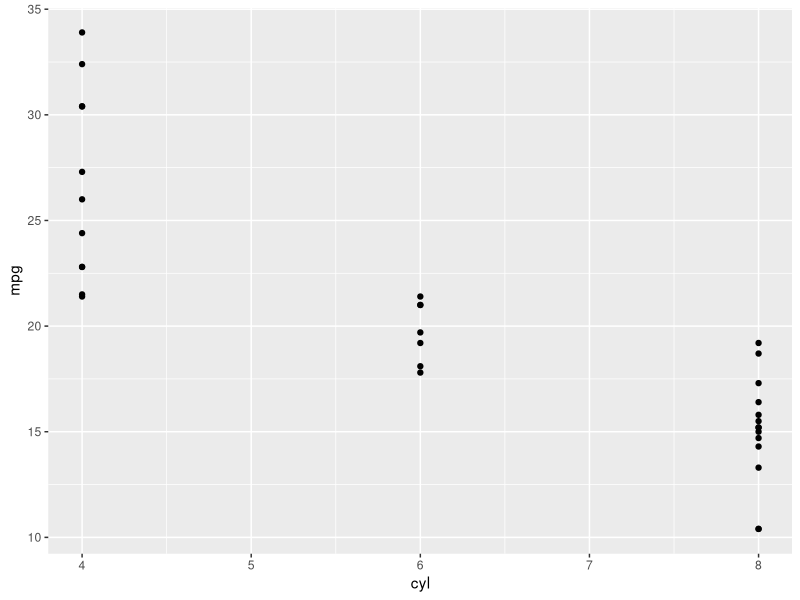
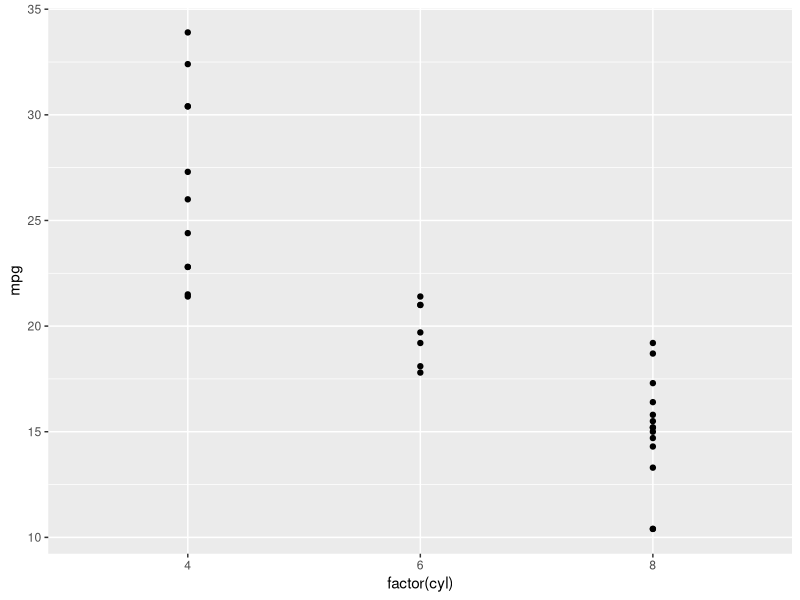
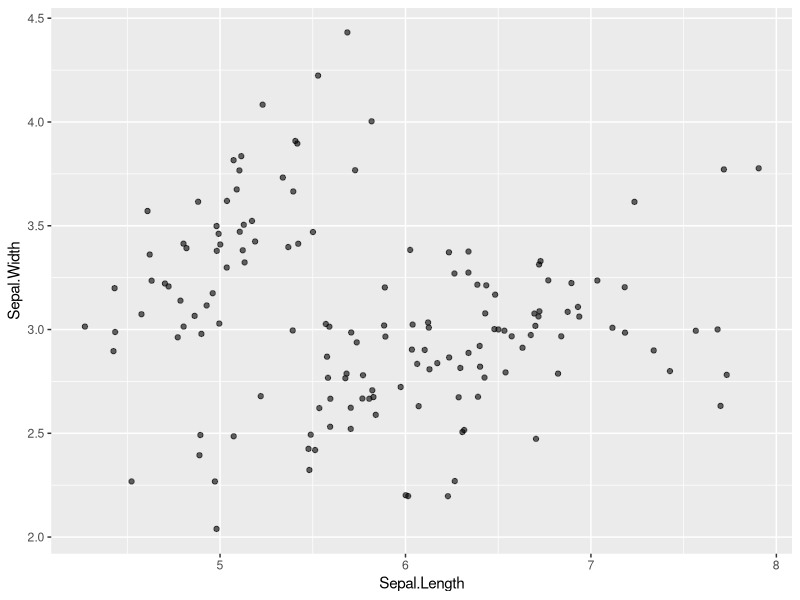
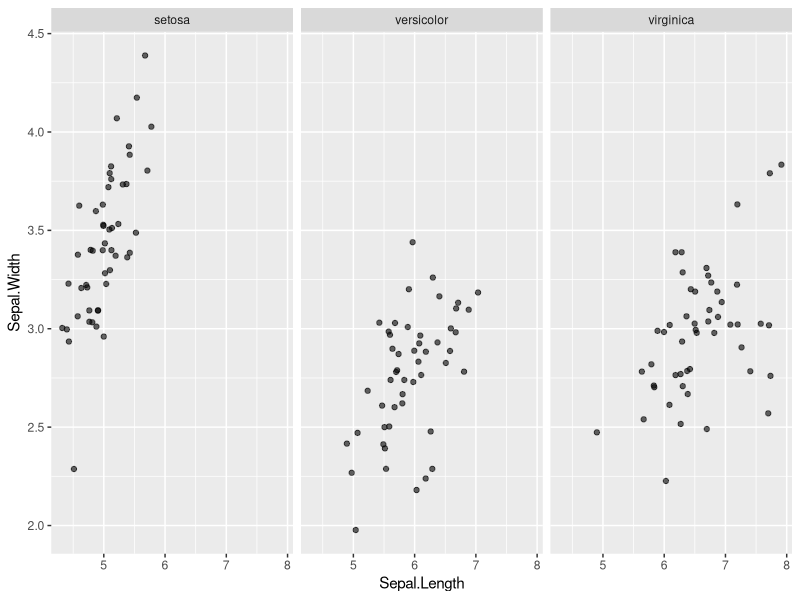
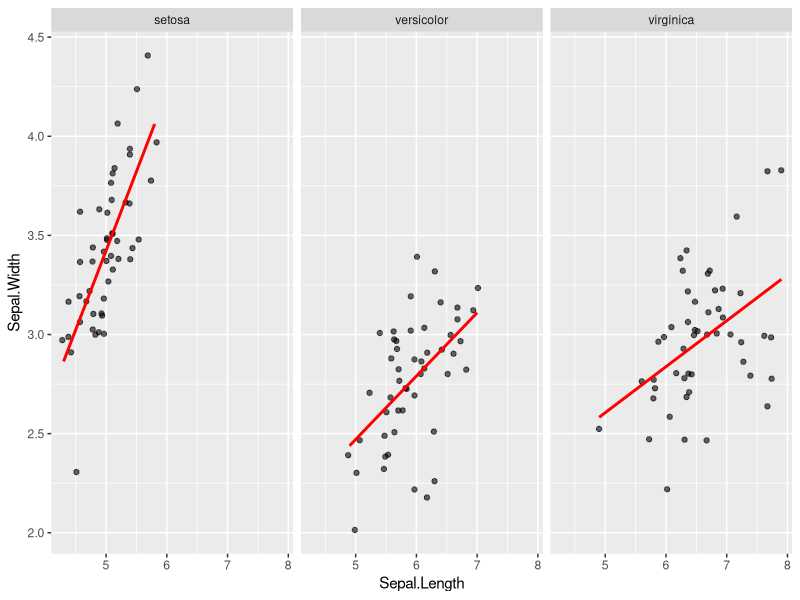
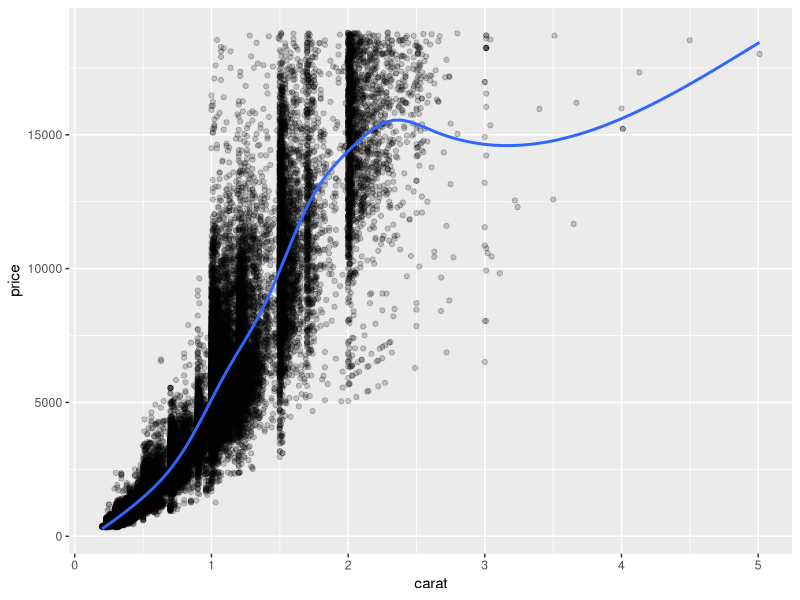
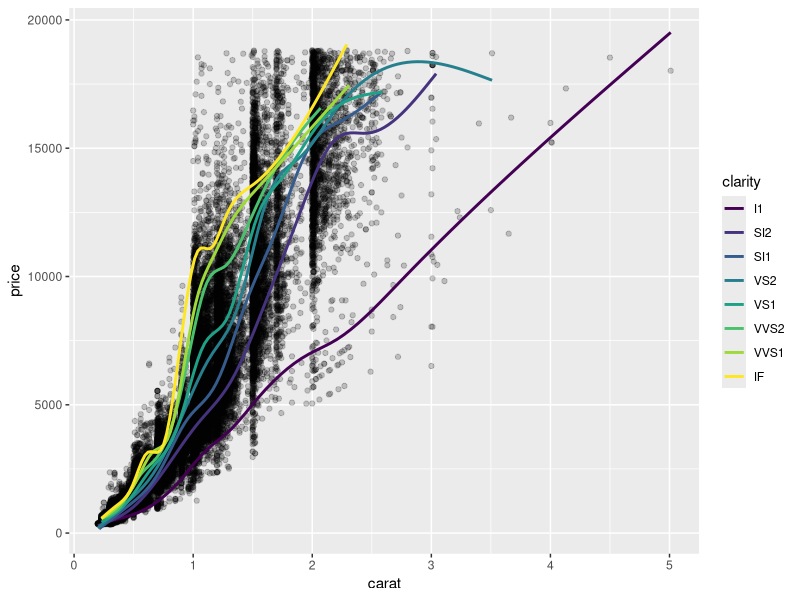
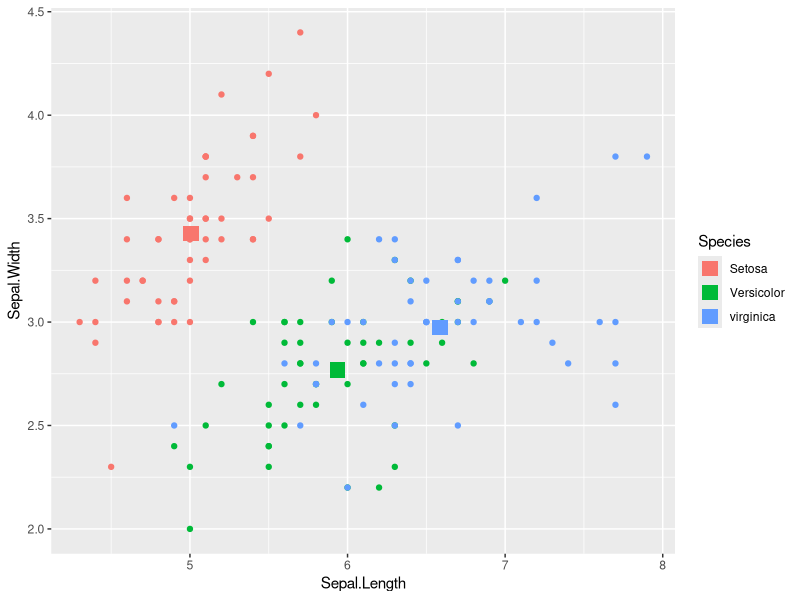

Write R code to recreate these figures, in order. (Note: this script raises an error after producing the figures.)
## ---- chunk 1
library(ggplot2)
library(MASS)
library(dplyr)

# Treating cyl as continuous variable
ggplot(mtcars, aes(x = cyl, y = mpg)) +
  geom_point()

# Treating cyl as categorical variable
ggplot(mtcars, aes(x = factor(cyl), y = mpg)) +
  geom_point()
## ---- chunk 2
baseplot <- ggplot(iris, aes(x = Sepal.Length, y = Sepal.Width)) + geom_jitter(alpha = 0.6)
baseplot
## ---- chunk 3
layer4 <- baseplot + facet_grid(. ~ Species)
layer4
## ---- chunk 4
layer5 <- layer4 + stat_smooth(method = "lm", se = F, col = "red")
layer5
## ---- chunk 5
levels(iris$Species) <- c("Setosa", "Versicolor", "virginica")
layer6 <- layer5 + 
  scale_y_continuous("Sepal Width (cm)",
                     limits = c(2,5),
                     expand = c(0,0)) +
  scale_x_continuous("Sepal Length (cm)",
                     limits = c(4,8),
                     expand = c(0,0)) +
  coord_equal()
## ---- chunk 6
# 1 - The dia_plot object has been created for you
dia_plot <- ggplot(diamonds, aes(x = carat, y = price))

# 2 - Expand dia_plot by adding geom_point() with alpha set to 0.2
dia_plot <- dia_plot + geom_point(alpha = 0.2)

# 3 - Plot dia_plot with additional geom_smooth() with se set to FALSE
dia_plot + geom_smooth(se = FALSE)

# 4 - Copy the command from above and add aes() with the correct mapping to geom_smooth()
dia_plot + geom_smooth(aes(col = clarity), se = FALSE)
## ---- chunk 7
iris.summary <- aggregate(iris[1:4], list(iris$Species), mean)
names(iris.summary)[1] <- "Species"
iris.summary

# the first geom_point inherits data and aes from ggplot
# the second takes different data but inherits aes from ggplot
ggplot(iris, aes(x = Sepal.Length, y = Sepal.Width, col = Species)) +
  geom_point() + 
  geom_point(data = iris.summary, shape = 15, size = 5)
## ---- chunk 8
ggplot(iris, aes(x = Sepal.Width)) +
  geom_histogram()

ggplot(iris, aes(x = Sepal.Width)) +
  geom_histogram(binwidth = 0.1)
## ---- chunk 9
qplot(Sepal.Length, Sepal.Width, data = iris, col = Species, 
      position = "jitter", alpha = I(0.5))
## ---- chunk 10
ggplot(mtcars, aes(cyl, wt, fill = am)) +
  geom_dotplot(binaxis = "y", stackdir = "center")
